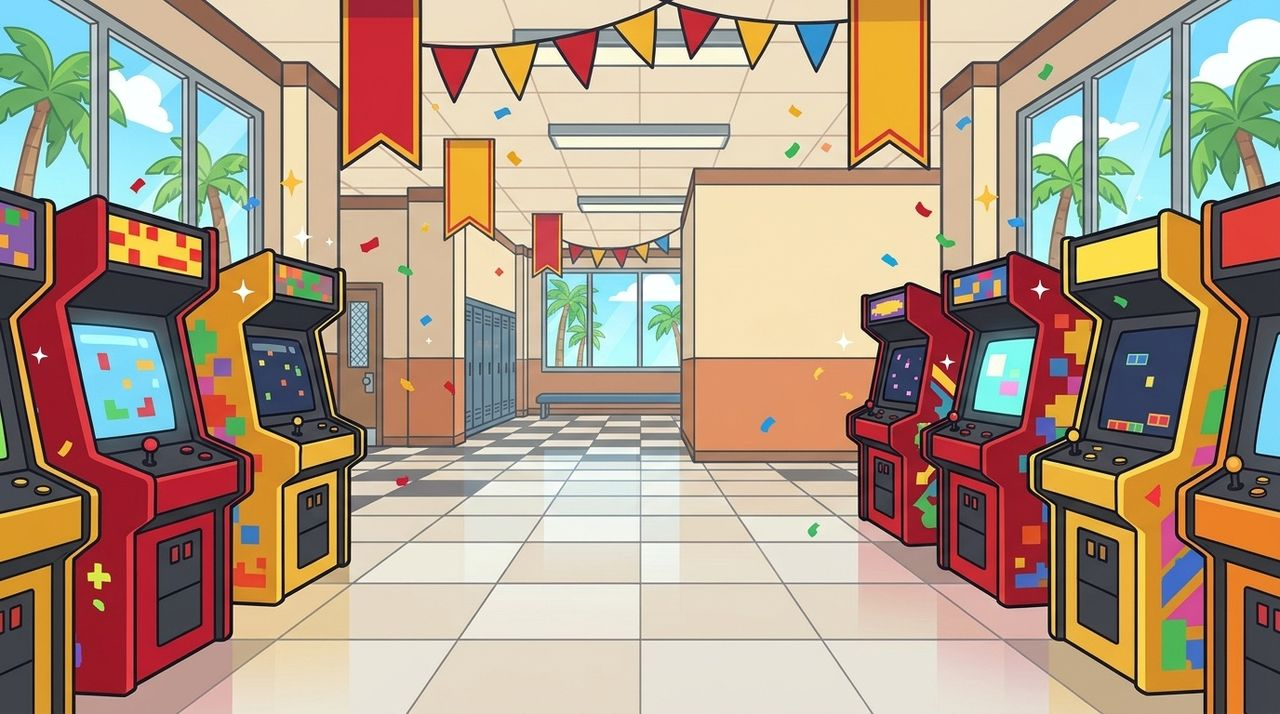
#> input picture arcade/build/arcade_backdrop.jpg, 1280 x 714 px; its folder holds only this picture in this run
$ python process_civic.py ../../arcade/build/arcade_backdrop.jpg
#> lines starting #> are read from the running program, lines starting #| are printed output that depends on the picture; after the words box and inside, x2 and y2 are one past the last pixel; in counts of white or black regions, pixels touching at a corner belong together
#> further down, im is the input picture: PIL image 1280x714 RGB; mean R, G, B 174.8, 154.1, 133.7
### tools/arcade/process_art.py
"""Smith's Classroom Arcade — art pipeline.

Raw Gemini images (in RAW) -> keyed, sliced sprites -> one packed atlas per game
(arcade/build/<game>_atlas.webp + <game>_atlas.json) plus backgrounds.

Sheets are cut by object shape (connected components), not by a fixed grid,
because Gemini rarely keeps an exact grid. Objects are grouped into rows by
their vertical centre and sorted left to right; names are assigned in that order.
"""
import json, os, sys
import numpy as np
from PIL import Image
from scipy import ndimage

RAW = sys.argv[1] if len(sys.argv) > 1 else '/tmp/arc/raw'
OUT = os.path.join(os.path.dirname(__file__), '..', '..', 'arcade', 'build')
os.makedirs(OUT, exist_ok=True)


def key(im):
    """Remove flat magenta / pink sheet backgrounds and purple cell borders; despill edges."""
    a = np.asarray(im.convert('RGB')).astype(np.float32)
    r, g, b = a[..., 0], a[..., 1], a[..., 2]
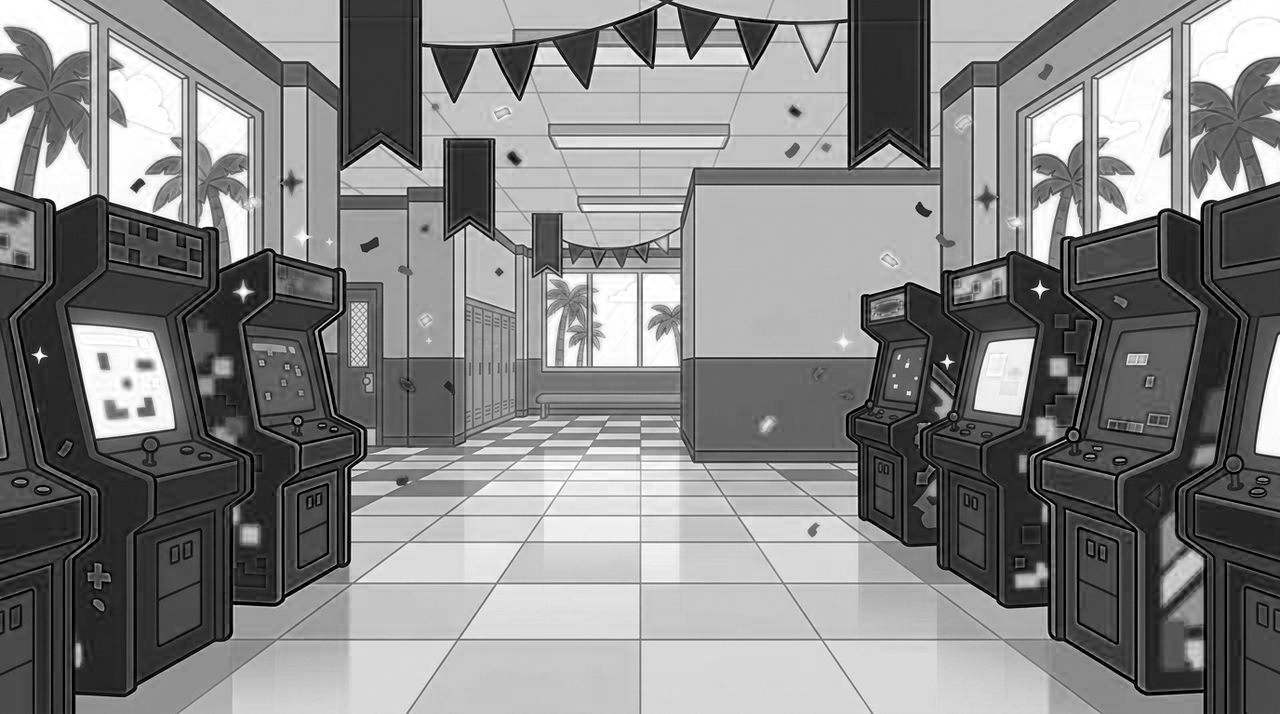
#> b: shape (714, 1280) float32; min 0, max 255, mean 133.7
    mag = np.minimum(r, b) - g
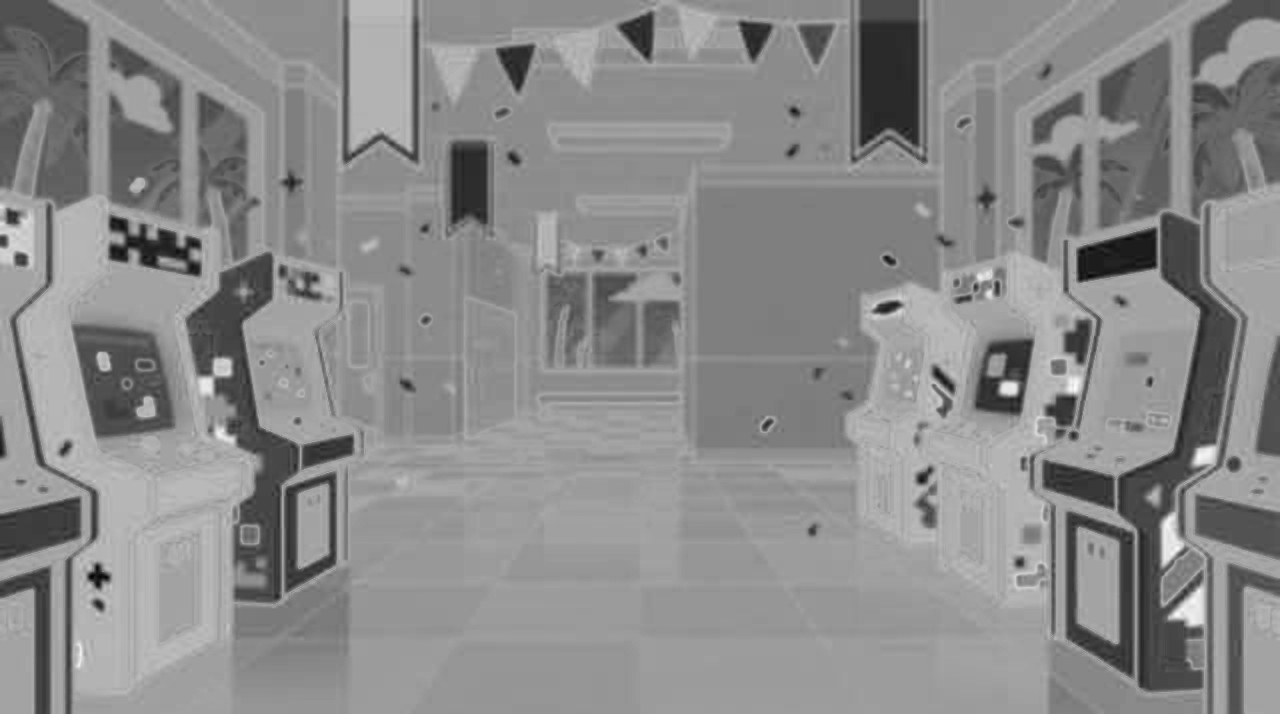
#> mag: shape (714, 1280) float32; min -181, max 96, mean -29.9; drawn with min black and max white
    hueok = np.abs(r - b) < 95
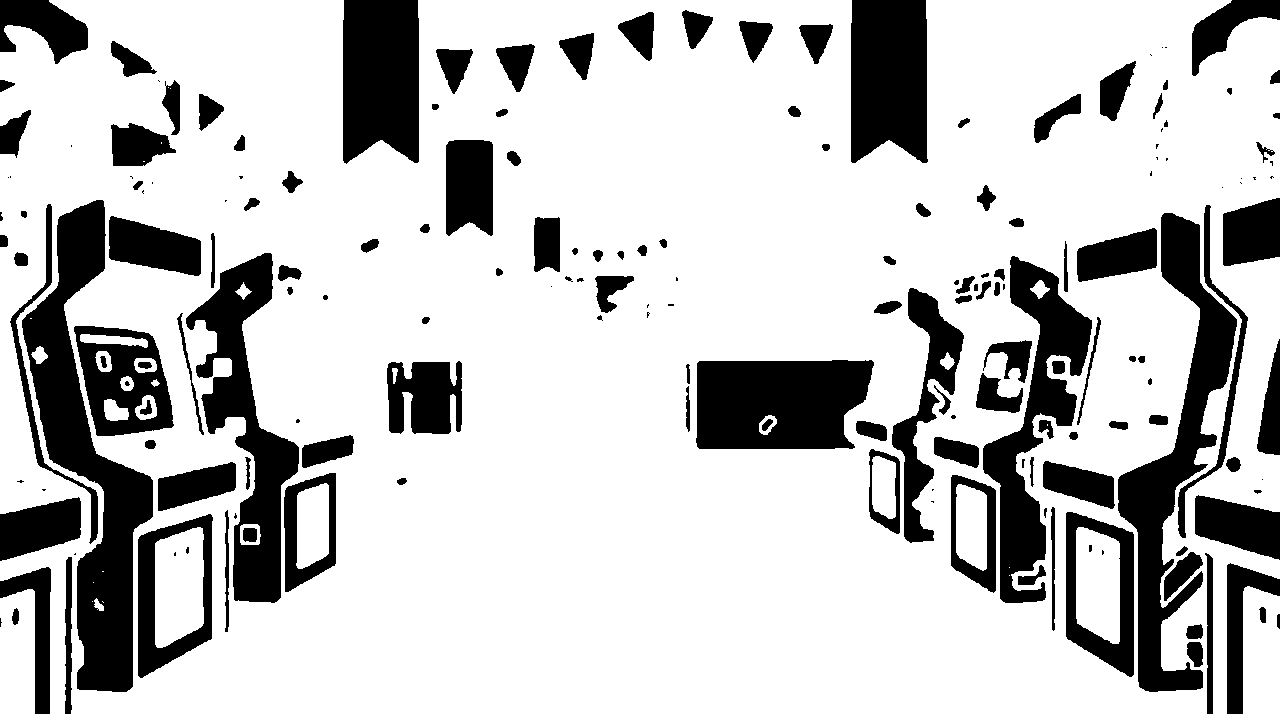
#> hueok: shape (714, 1280) bool; 76.9% white; 185 black regions (44 under 20 px), largest, box (x1, y1, x2, y2) and area: (22, 200, 153, 692) 22711, (1118, 213, 1237, 692) 17250, (186, 253, 299, 603) 14324
    alpha = np.where(hueok, np.clip((130 - mag) / 70, 0, 1), 1.0)
    spill = np.clip(np.minimum(r, b) - g, 0, None) * (1 - alpha)
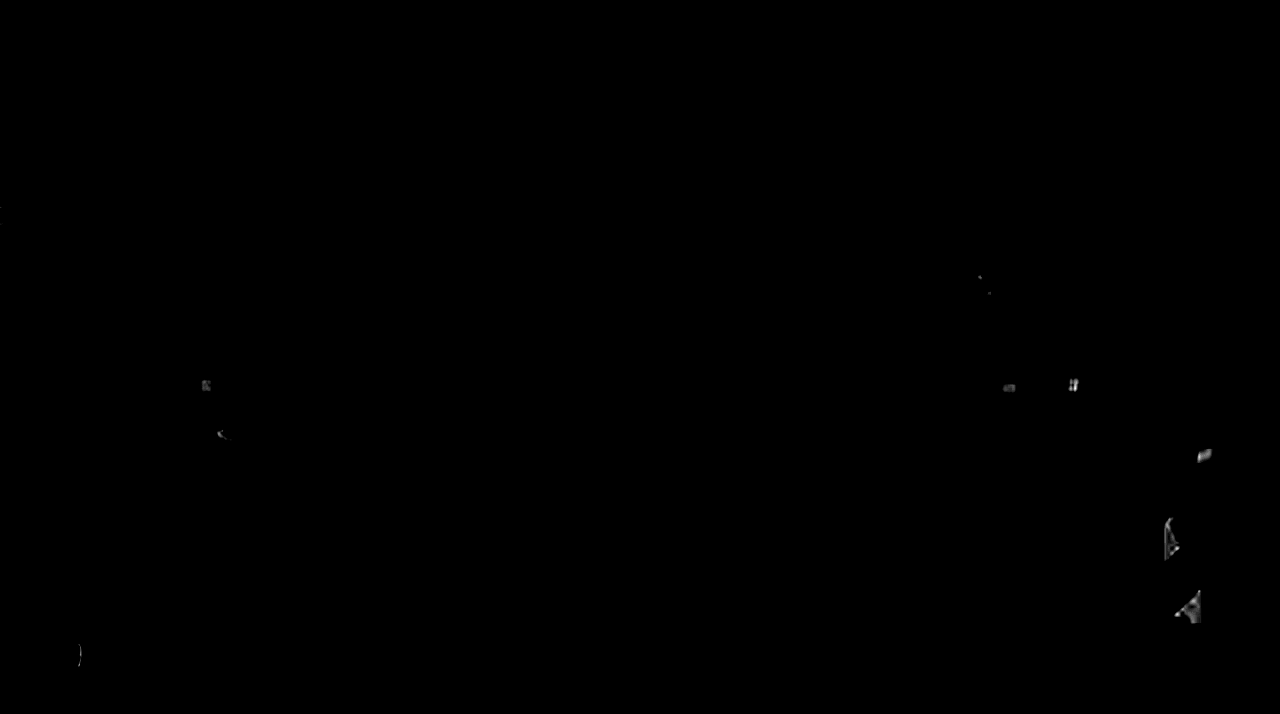
#> spill: shape (714, 1280) float32; min 0, max 49.37, mean 0; drawn with min black and max white
    out = a.copy(); out[..., 0] -= spill; out[..., 2] -= spill
#> after `out[..., 0] -= spill`: out: shape (714, 1280, 3) float32; mean R, G, B 174.6, 154, 133.7
#> after `out[..., 2] -= spill`: out: shape (714, 1280, 3) float32; mean R, G, B 174.6, 154, 133.7
    return np.dstack([np.clip(out, 0, 255), alpha * 255]).astype(np.uint8)


def objects(rgba, rows, min_frac=0.0015, grow=7):
    """Return [[(crop RGBA image, bbox), ...] per row] cut by connected shape."""
#> called with rows = 2, min_frac = 0.004, grow = 9
    al = rgba[..., 3] > 110
#> al: shape (714, 1280) bool; every value is 1
    lab, n = ndimage.label(ndimage.binary_dilation(al, iterations=grow))
#> lab: shape (714, 1280) int32; every value is 1
#> n = 1
    H, W = al.shape
#> H = 714; W = 1280
    items = []
    for i, sl in enumerate(ndimage.find_objects(lab), 1):
        m = (lab == i) & (rgba[..., 3] > 8)
        if m[sl].sum() < min_frac * H * W: continue
        ys, xs = np.nonzero(m[sl]); y0, x0 = sl[0].start + ys.min(), sl[1].start + xs.min()
        y1, x1 = sl[0].start + ys.max() + 1, sl[1].start + xs.max() + 1
        crop = rgba[y0:y1, x0:x1].copy(); crop[..., 3] = np.where(m[y0:y1, x0:x1], crop[..., 3], 0)
        items.append(dict(img=Image.fromarray(crop, 'RGBA'), cy=(y0 + y1) / 2, cx=(x0 + x1) / 2, bottom=y1, box=(x0, y0, x1, y1)))
#> this loop made 1 pass
#> (i, y0, x0, y1, x1) on pass 1: (1, 0, 0, 714, 1280)
#> after the loop, items = 1 item
    # group into rows by centre y
    items.sort(key=lambda o: o['cy'])
    bands = [[] for _ in range(rows)]
    if rows == 1: bands[0] = items
    else:
        ys = np.array([o['cy'] for o in items])
#> ys = [357]
        # k-means-ish split on sorted gaps
        gaps = np.argsort(np.diff(ys))[::-1][:rows - 1]
#> gaps = empty array
        cuts = sorted(gaps)
#> cuts = []
        start = 0
        for k, c in enumerate(cuts + [len(items) - 1]):
            bands[k] = items[start:c + 1]; start = c + 1
#> this loop made 1 pass
#> (c, start) on pass 1: (0, 1)
#> after the loop, bands = 2 items
    for b in bands: b.sort(key=lambda o: o['cx'])
#> this loop made 2 passes
    return bands


# [87 lines left out: functions fit, head_ball, pack, sheet, seamless_h, bg and 1 more, not called in this run]


# [53 lines that do not run on import are left out]

### tools/town/process_civic.py
"""Cut the civic-update Gemini sheets (v2/GEMINI_TOWN_CIVIC.md) into v2/assets/town/.
   python3 tools/town/process_civic.py plaza.jpg icons.jpg stalls.jpg products.jpg"""
import os, sys
sys.path.insert(0, os.path.join(os.path.dirname(__file__), '..', 'arcade'))
sys.argv, args = sys.argv[:1], sys.argv[1:]
from PIL import Image
from process_art import key, objects
OUT = os.path.join(os.path.dirname(__file__), '..', '..', 'v2', 'assets', 'town')
SHEETS = [
    (2, [['plaza/fountain', 'plaza/foodtruck', 'plaza/stage', 'plaza/statue'], ['plaza/balloons', 'plaza/garden', 'plaza/arcade', 'plaza/mural']], 360),
    (2, [['civic/town_hall', 'civic/bank', 'civic/job_board'], ['civic/podium', 'civic/mayor_sash', 'civic/streak_flame']], 300),
    (2, [['civic/stall_bakery', 'civic/stall_flowers', 'civic/stall_art'], ['civic/stall_crafts', 'civic/stall_tech', 'civic/stall_smoothie']], 300),
    (3, [['items/prod_cupcakes', 'items/prod_cookie_jar', 'items/prod_bouquet', 'items/prod_sunflower'],
         ['items/prod_painting', 'items/prod_sculpture', 'items/prod_quilt_rug', 'items/prod_knit_lamp'],
         ['items/prod_radio', 'items/prod_robot', 'items/prod_smoothie', 'items/prod_fruit_bowl']], 256)]
for path, (rows, names, size) in zip(args, SHEETS):
    im = Image.open(path).convert('RGB')
    bands = objects(key(im), rows, min_frac=0.004, grow=9)
#> bands = 2 items
    for want, got in zip(names, bands):
#> (the run stopped early here; a loop or call above may not have finished)
